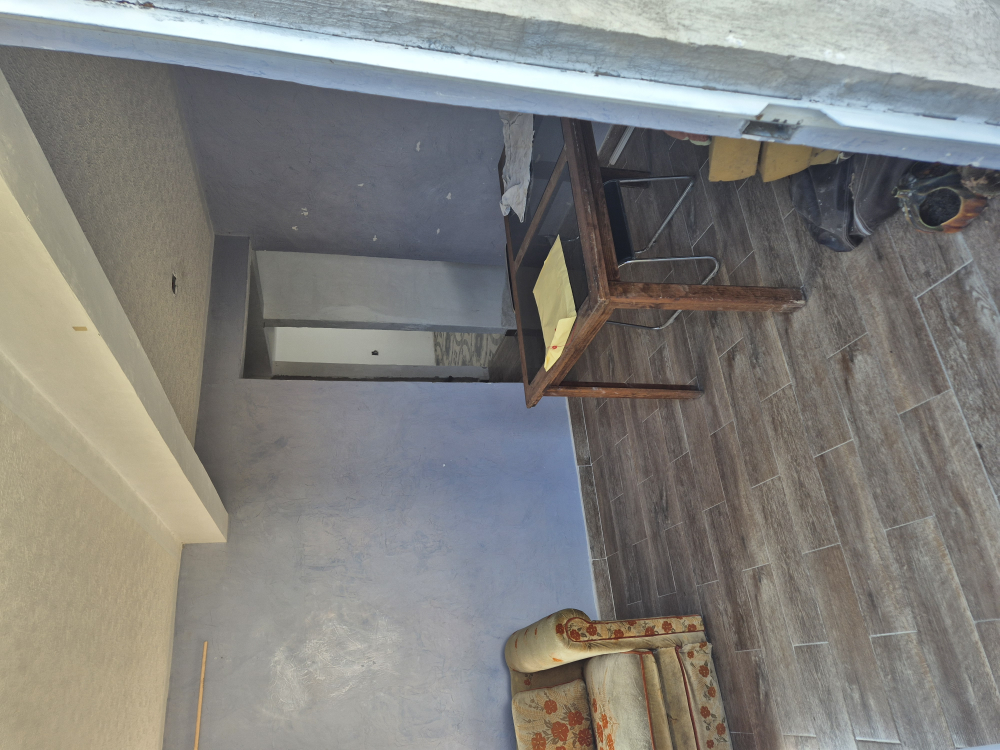
#> input picture Maru/Casa/20260118_121503.jpg, 4000 x 3000 px, given in place of Marca de Agua 3.png, which was not available (shown at 1/4 size)
$ python 'Marca de Agua.py'
#> lines starting #> are read from the running program, lines starting #| are printed output that depends on the picture; pictures that were not available may be replaced by others from this repository, and a replacement may not be noted
from PIL import Image, ImageOps
import os

# Rutas
carpeta_imagenes = 'C:/Users/rmzar/Documents/Trabajos/Inmobiliaria/Maru/Casa'  # <- Cambia esto por tu carpeta de imágenes
marca_agua_path = 'C:/Users/rmzar/Documents/Trabajos/Inmobiliaria/Marca de Agua 3.png'  # <- Cambia esto por tu logo en PNG con fondo transparente

# Cargar la marca de agua
marca_agua = Image.open(marca_agua_path).convert("RGBA")

# Recorre todas las imágenes de la carpeta
for archivo in os.listdir(carpeta_imagenes):
    if archivo.lower().endswith(('.png', '.jpg', '.jpeg', '.bmp', '.tiff')):
        ruta_imagen = os.path.join(carpeta_imagenes, archivo)
        imagen = Image.open(ruta_imagen)
#> imagen is the input picture: PIL image 4000x3000 RGB; mean R, G, B 129.7, 128.6, 124.8

        # Corrige la orientación según los metadatos EXIF
        imagen = ImageOps.exif_transpose(imagen).convert("RGBA")
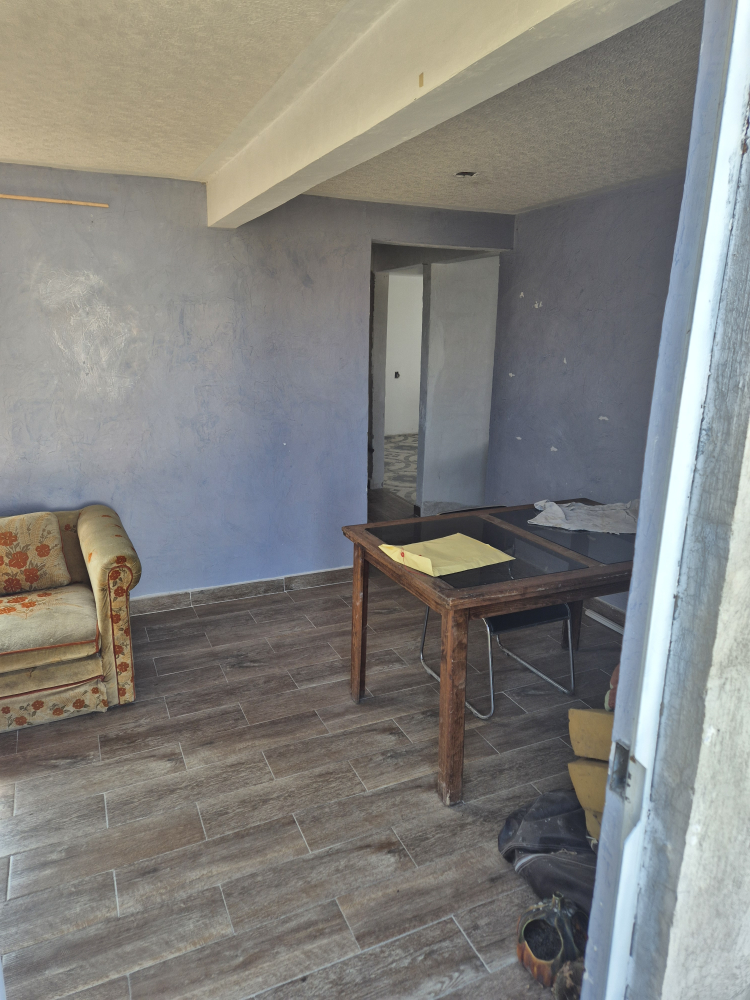
#> imagen: PIL image 3000x4000 RGBA (shown at 1/4 size); mean R, G, B, A 129.7, 128.6, 124.8, 255

        # Redimensionar la marca de agua al 20% del ancho de la imagen
        escala = 0.2
        nuevo_ancho = int(imagen.width * escala)
#> nuevo_ancho = 600
        ratio = nuevo_ancho / marca_agua.width
#> ratio = 0.15
        nuevo_alto = int(marca_agua.height * ratio)
#> nuevo_alto = 450
        marca_agua_redimensionada = marca_agua.resize((nuevo_ancho, nuevo_alto), Image.LANCZOS)
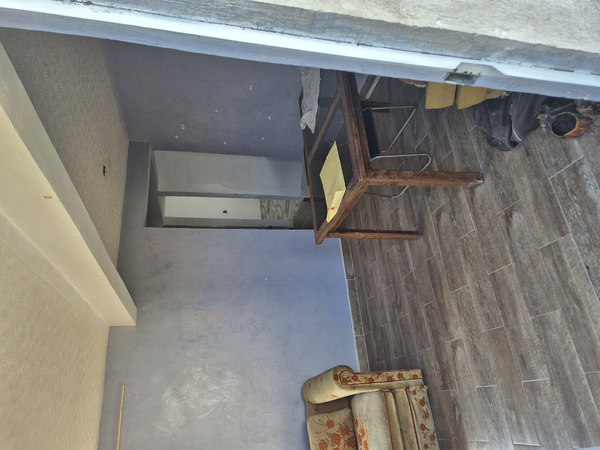
#> marca_agua_redimensionada: PIL image 600x450 RGBA; mean R, G, B, A 129.7, 128.6, 124.8, 255

        # Posición centrada
        posicion = (
            (imagen.width - marca_agua_redimensionada.width) // 2,
            (imagen.height - marca_agua_redimensionada.height) // 2
        )
#> posicion = (1200, 1775)

        # Coloca la marca de agua
        imagen_con_marca = Image.alpha_composite(imagen, Image.new("RGBA", imagen.size))
        imagen_con_marca.paste(marca_agua_redimensionada, posicion, marca_agua_redimensionada)

        # Guardar en formato RGB
        imagen_final = imagen_con_marca.convert("RGB")
        nombre_salida = "wa " + os.path.splitext(archivo)[0] + ".jpg"
        ruta_salida = os.path.join(carpeta_imagenes, nombre_salida)
        imagen_final.save(ruta_salida, quality=95)

        print(f"✅ Marca de agua añadida (con orientación corregida) a: {archivo}")
#> pass 2 of the loop `for archivo in os.listdir(carpeta_imagenes):`:
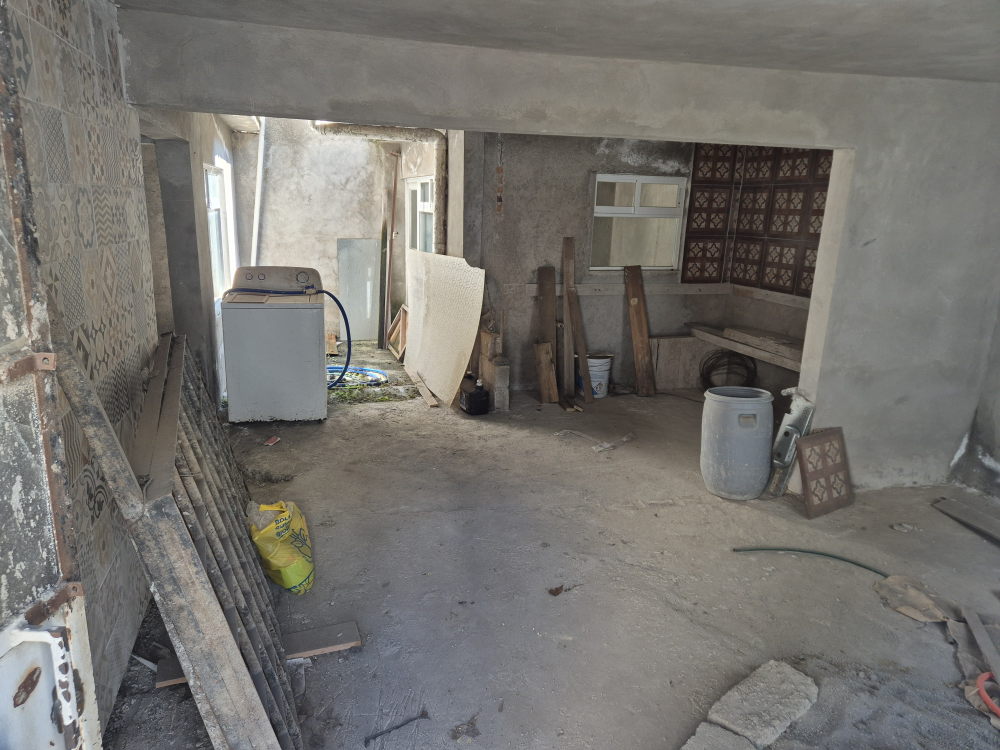
#> input picture Maru/Casa/20260118_122515.jpg, 4000 x 3000 px, found by its file name (shown at 1/4 size)
#> imagen is the input picture: PIL image 4000x3000 RGB; mean R, G, B 117, 114.6, 110.1
#> imagen: PIL image 4000x3000 RGBA
#> `marca_agua_redimensionada = marca_agua.resize((nuevo_ancho, nuevo_alto..`:
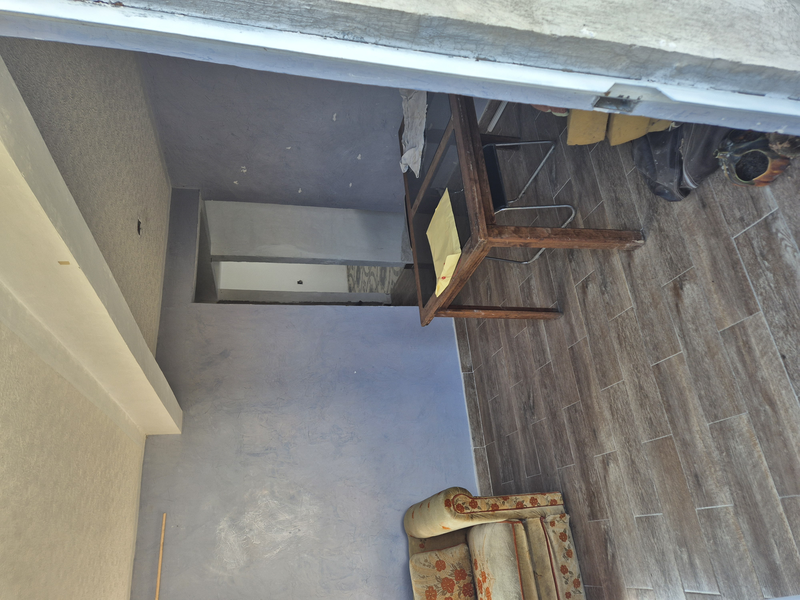
#> marca_agua_redimensionada: PIL image 800x600 RGBA; mean R, G, B, A 129.7, 128.6, 124.8, 255
#> `imagen_con_marca.paste(marca_agua_redimensionada, posicion, marca_agua..`:
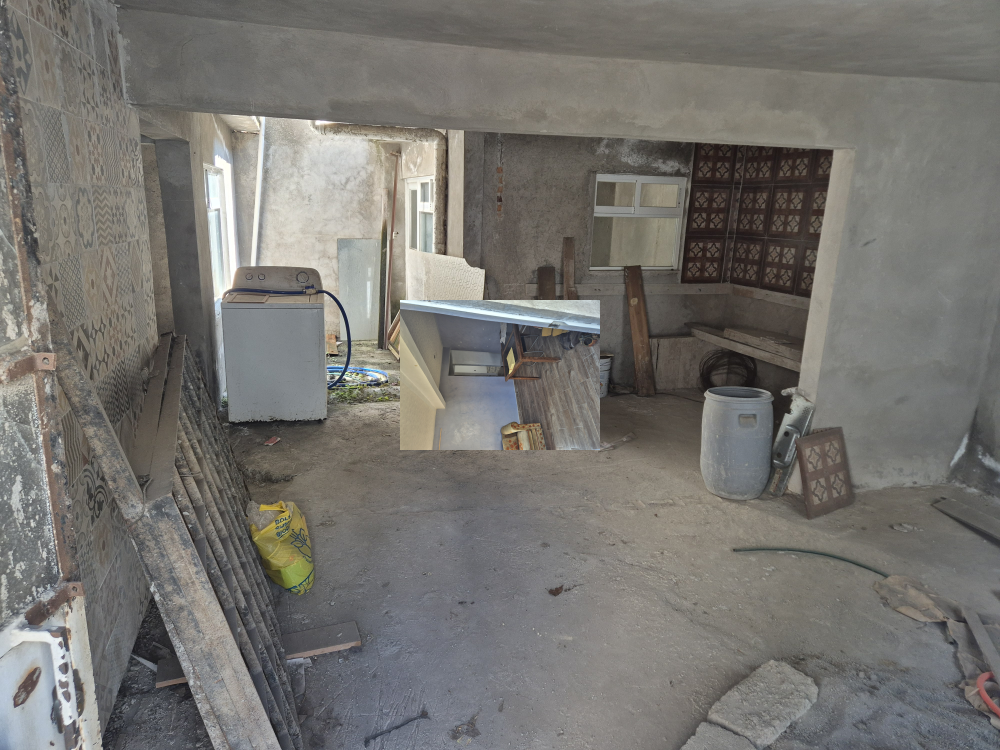
#> imagen_con_marca: PIL image 4000x3000 RGBA (shown at 1/4 size); mean R, G, B, A 117.7, 115.5, 111.2, 255
#> imagen_final: PIL image 4000x3000 RGB
#> pass 3 of the loop `for archivo in os.listdir(carpeta_imagenes):`:
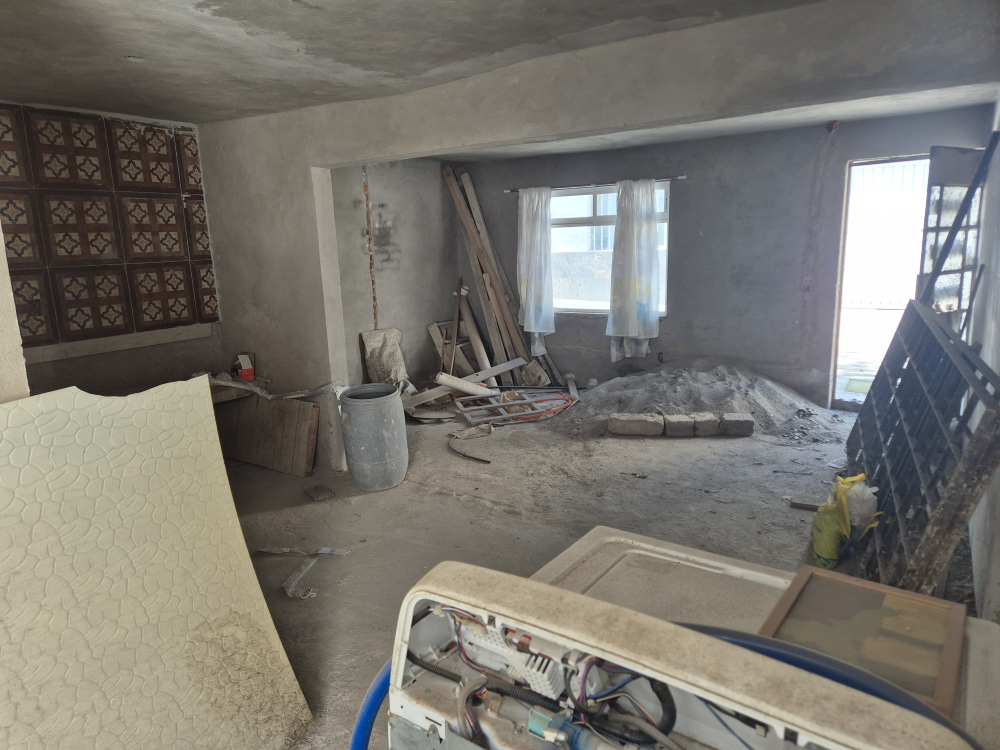
#> input picture Maru/Casa/20260118_122539.jpg, 4000 x 3000 px, found by its file name (shown at 1/4 size)
#> imagen is the input picture: PIL image 4000x3000 RGB; mean R, G, B 120.3, 117.3, 110.5
#> imagen: PIL image 4000x3000 RGBA
#> `imagen_con_marca.paste(marca_agua_redimensionada, posicion, marca_agua..`:
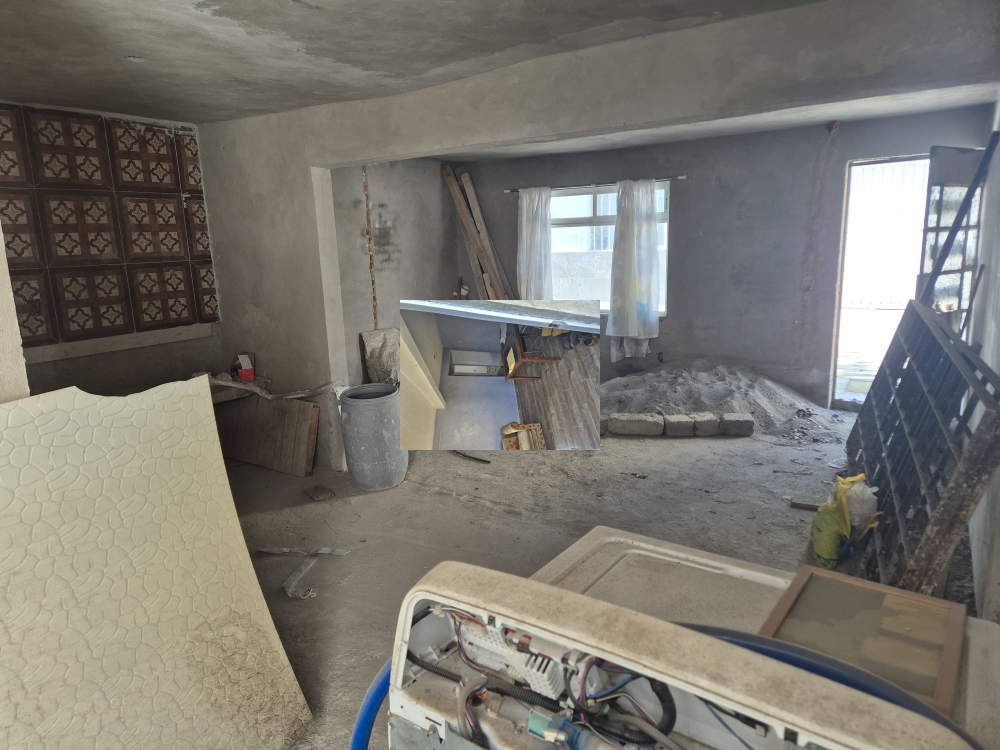
#> imagen_con_marca: PIL image 4000x3000 RGBA (shown at 1/4 size); mean R, G, B, A 121.4, 118.5, 111.6, 255
#> the loop made 4 passes; the first 3 are shown
